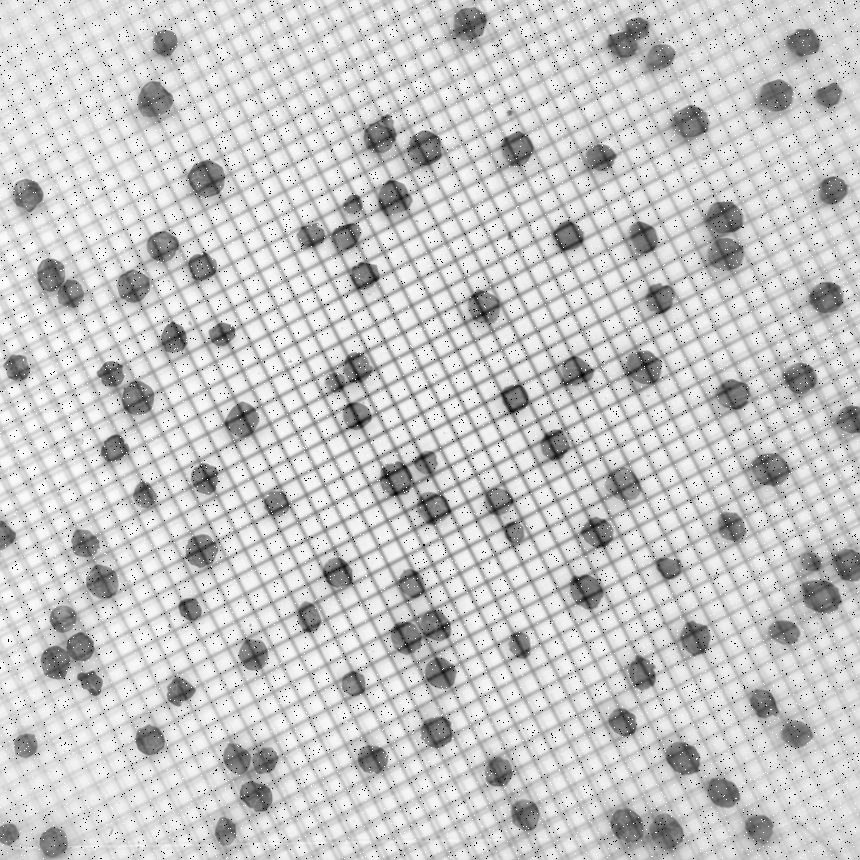
%> input picture 07_Variant.jpg, 860 x 860 px
$ octave lab_2.m   (GNU Octave 9; MATLAB toolbox functions it lacks are replaced by stand-ins)
%> lines starting %> are read from the running program, lines starting %| are printed output that depends on the picture; in (x1, y1, x2, y2) boxes, pixels count from 0 and x2, y2 are one past the last pixel; in counts of white or black regions, pixels touching at a corner belong together; the program's own positions count from 1
clc;
clear;
close all;

%% 1. Загрузка исходного изображения
filename = '07_Variant.jpg';
I = imread(filename);
%> I is the input picture: size 860x860x3 uint8; min 0, max 255, mean 199.4

figure;
imshow(I);
title('Исходное изображение');

%% 2. Информация о введенном файле
disp('Информация о файле:');
info = imfinfo(filename);
disp(info);

%% 3. Негативное изображение
Ineg = imcomplement(I);

figure;
imshow(Ineg);
title('Негативное изображение');

%% 4. Проверка: полноцветное изображение или полутоновое
if ndims(I) == 3 && size(I,3) == 3
    disp('Исходное изображение является полноцветным');
    Igray = rgb2gray(I);
else
    disp('Исходное изображение является полутоновым');
    Igray = I;
end

figure;
imshow(Igray);
title('Полутоновое изображение');

%% 5. Изменение яркости
% gamma < 1 — изображение светлее
Ilight = imadjust(Igray, [], [], 0.5);

figure;
imshow(Ilight);
title('Более светлое изображение');

% gamma > 1 — изображение темнее
Idark = imadjust(Igray, [], [], 2);
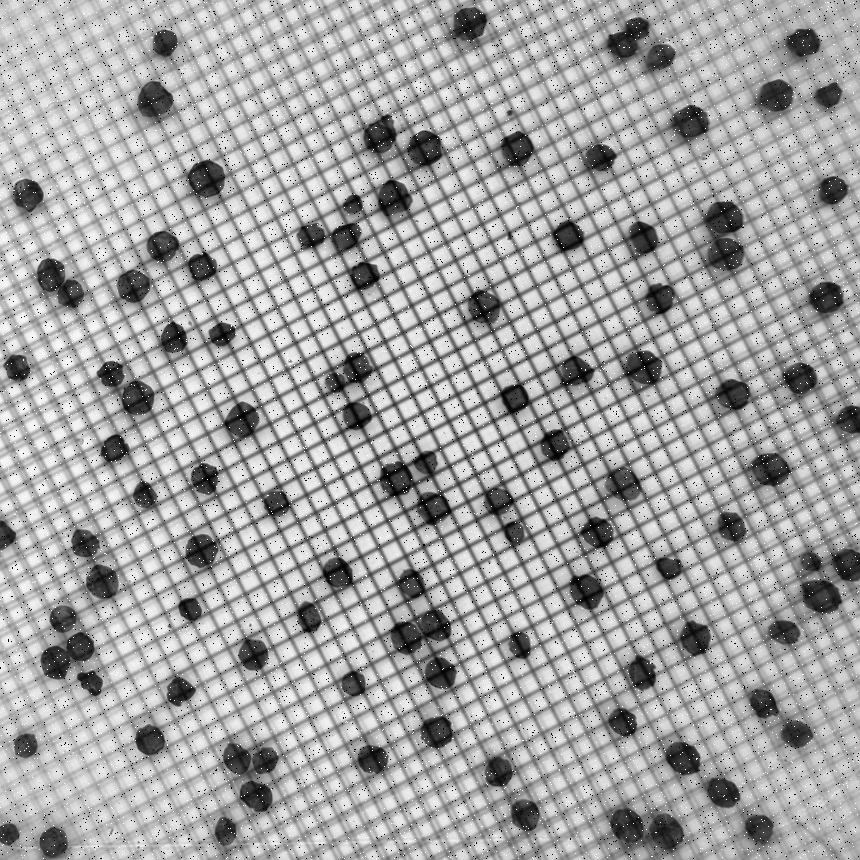
%> Idark: size 860x860 uint8; min 0, max 255, mean 163.9

figure;
imshow(Idark);
title('Более темное изображение');

%% 6. Бинаризация изображения
level = graythresh(Igray);
%> level = 0.631
BW = im2bw(Igray, level);
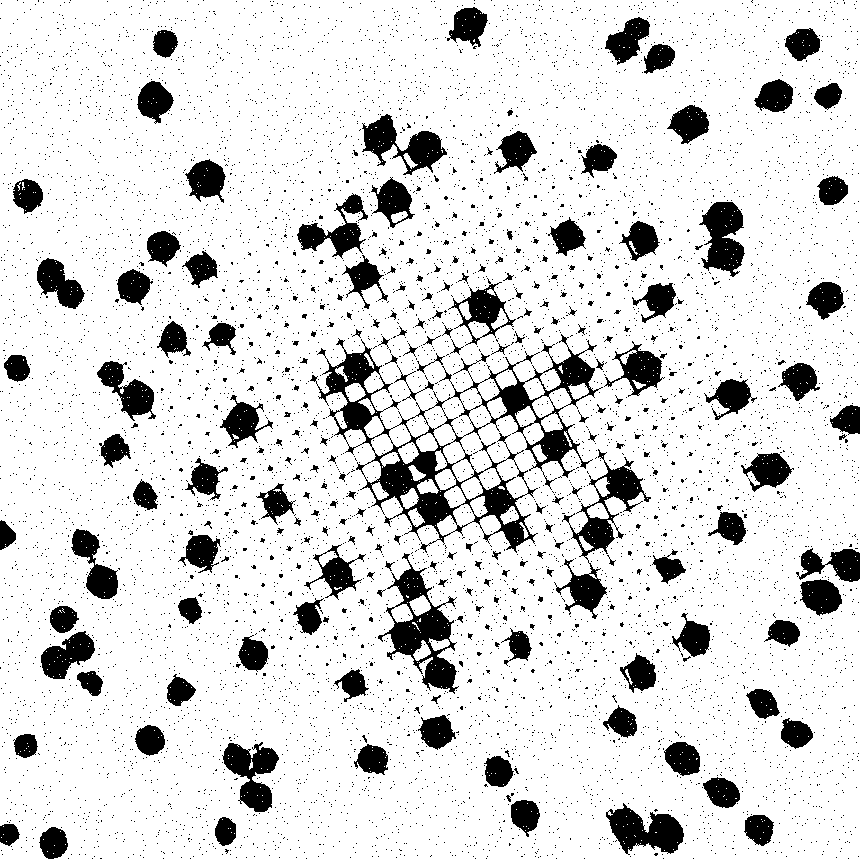
%> BW: size 860x860 logical; 85.7% white; 7949 black regions (7736 under 20 px), largest, box (x1, y1, x2, y2) and area: (310, 334, 603, 553) 12887, (378, 553, 459, 694) 3836, (554, 449, 651, 619) 3568

figure;
imshow(BW);
title('Бинарное изображение');

% Если на полученном изображении фон белый, а объекты черные,
% перед bwlabel следует раскомментировать следующую строку:
% BW = ~BW;

%% Определение объектов при связности 4
[L4, numObjects4] = bwlabel(BW, 4);
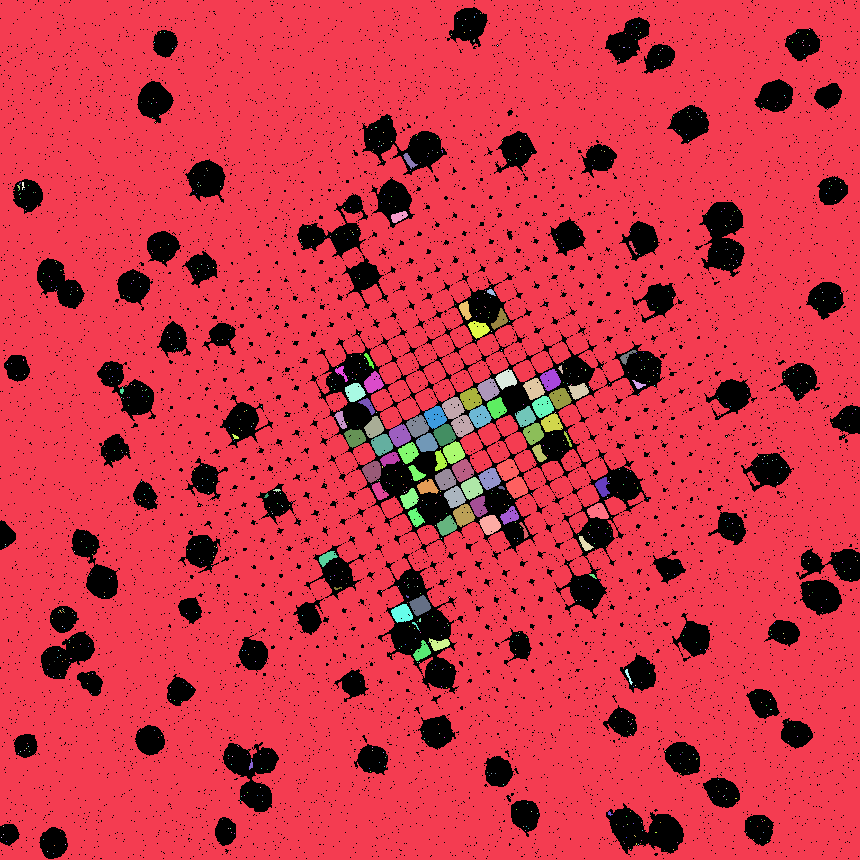
%> L4: size 860x860 double; 1044 distinct labels, from 0 to 1043; one colour per label, 0 black
%> numObjects4 = 1043

P4 = label2rgb(L4, @spring, 'c', 'shuffle');

figure;
imshow(P4);
title('Матрица меток, связность 4');

%% Определение объектов при связности 8
[L8, numObjects8] = bwlabel(BW, 8);
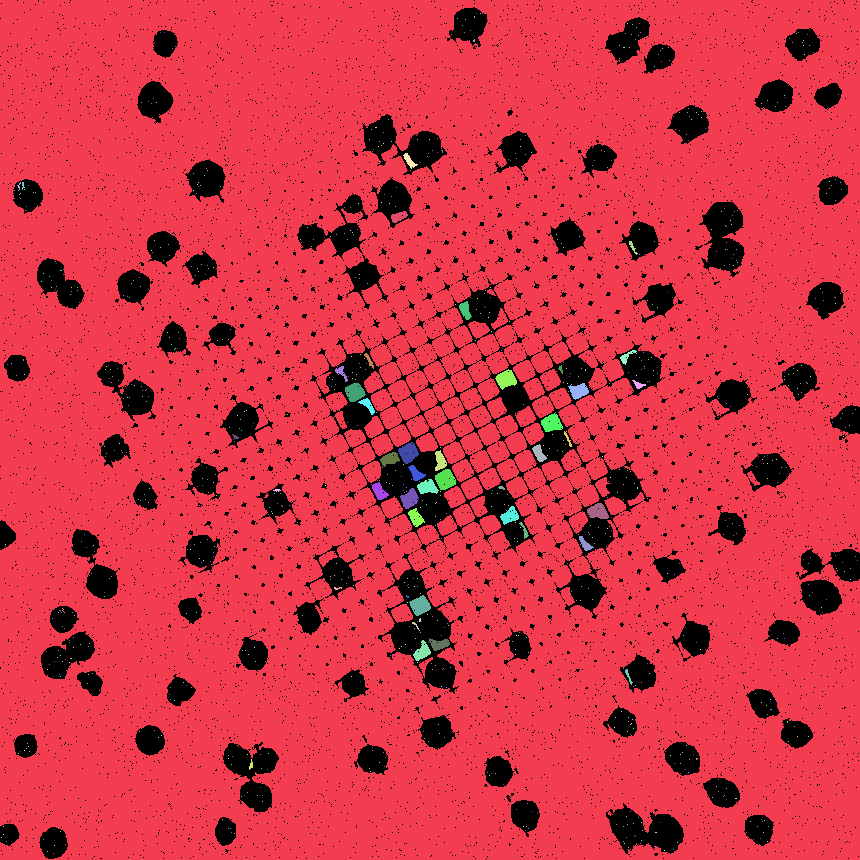
%> L8: size 860x860 double; 876 distinct labels, from 0 to 875; one colour per label, 0 black
%> numObjects8 = 875

P8 = label2rgb(L8, @spring, 'c', 'shuffle');
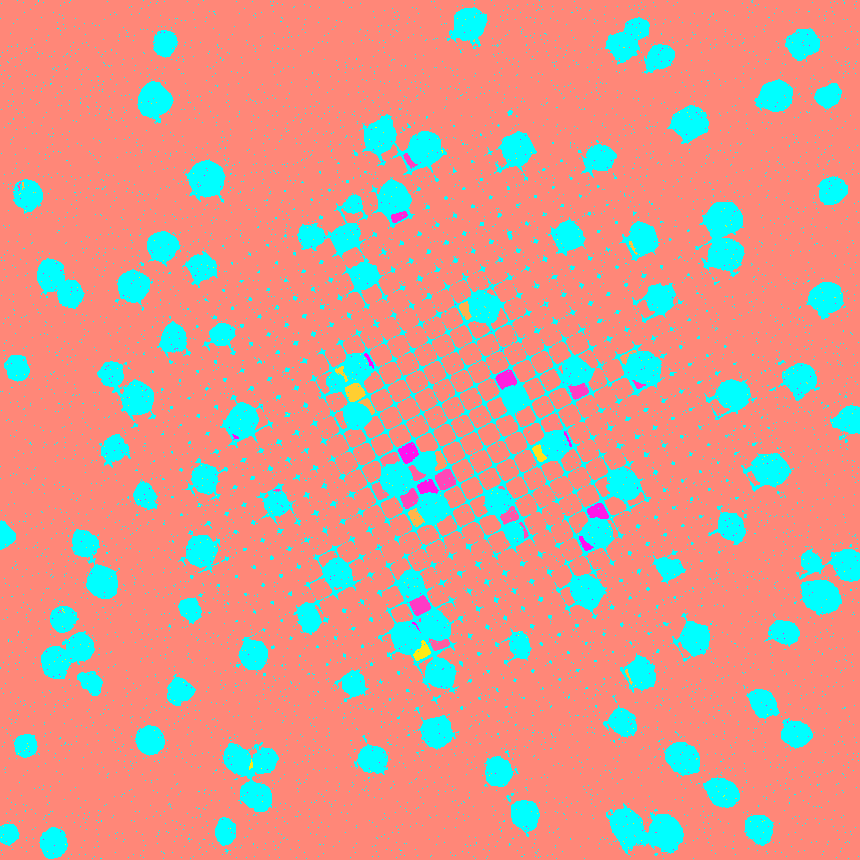
%> P8: size 860x860x3 uint8; mean R, G, B 218.7, 151.8, 139.5

figure;
imshow(P8);
title('Матрица меток, связность 8');

%% 7. Гистограммы всех изображений

% Исходное изображение
figure;
if ndims(I) == 3
    imhist(rgb2gray(I));
else
    imhist(I);
end
title('Гистограмма исходного изображения');
%> figure, not shown here; highest point at x = 234, y = 11668

% Негатив
figure;
if ndims(Ineg) == 3
    imhist(rgb2gray(Ineg));
else
    imhist(Ineg);
end
title('Гистограмма негативного изображения');
%> figure, not shown here; highest point at x = 21, y = 11668

% Полутоновое
figure;
imhist(Igray);
title('Гистограмма полутонового изображения');
%> figure, not shown here; highest point at x = 234, y = 11668

% Светлое
figure;
imhist(Ilight);
title('Гистограмма светлого изображения');
%> figure, not shown here; highest point at x = 246, y = 23216

% Темное
figure;
imhist(Idark);
title('Гистограмма темного изображения');
%> figure, not shown here; highest point at x = 215, y = 11668

% Бинарное
figure;
imhist(BW);
title('Гистограмма бинарного изображения');

% Псевдоцветное изображение для связности 4
figure;
imhist(rgb2gray(P4));
title('Гистограмма матрицы меток, связность 4');
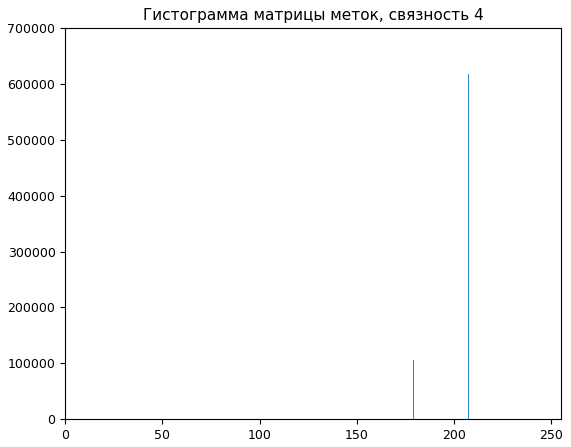
%> figure redrawn from the program's plot data; highest point at x = 207, y = 617006

% Псевдоцветное изображение для связности 8
figure;
imhist(rgb2gray(P8));
title('Гистограмма матрицы меток, связность 8');
%> figure, not shown here; highest point at x = 169, y = 627943

%% 8. Информация обо всех переменных
disp('Информация обо всех переменных:');
whos

%% 9. Число объектов при разных связностях
fprintf('\nКоличество объектов при связности 4: %d\n', numObjects4);
%| Количество объектов при связности 4: 1043
fprintf('Количество объектов при связности 8: %d\n', numObjects8);
%| Количество объектов при связности 8: 875
